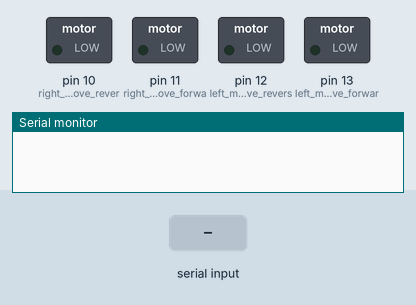
Simulated run of this sketch. Board: Arduino Uno, built with avr-gcc and run on an emulated ATmega328P. Parts: switched loads named in the sketch (green lamp = pin HIGH), the last lines printed to the serial monitor. The test bench sets the inputs (shaded band).

Above: at 1.2 s.
1.3 s: "F" received over Serial
At 2.6 s:
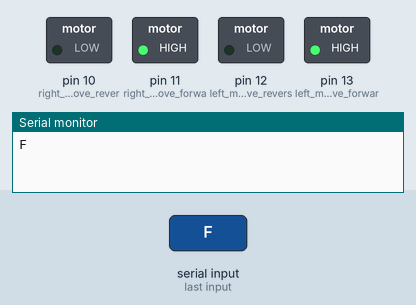
2.9 s: "B" received over Serial
At 3.9 s:
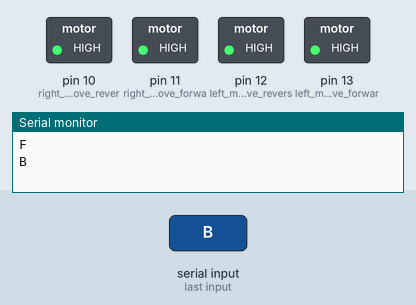
Timing chart, 0 to 5.9 s (numbered marks = the images above; inputs shaded):
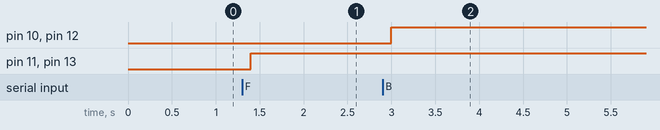

The sketch:

code_for_arduino_blootooth_controlled_rc_2wd_car.ino
```cpp
char t;

void setup() {
pinMode(13,OUTPUT);   //left motors - move forward
pinMode(12,OUTPUT);   //left motors - move reverse
pinMode(11,OUTPUT);   //right motors - move forward
pinMode(10,OUTPUT);   //right motors - move reverse
Serial.begin(9600);

}

void loop() {
if(Serial.available())
{
  t = Serial.read();
  Serial.println(t);
}

if(t == 'F'){            //All the moters rotate in forward direction thus rover moves forward
  digitalWrite(13,HIGH);
  digitalWrite(11,HIGH);
}

else if(t == 'B'){      //All the moters rotate in reverse direction thus rover moves backward
  digitalWrite(12,HIGH);
  digitalWrite(10,HIGH);
}

else if(t == 'L'){      //Motors on the left rotate in forward direction and right side motors are still thus the rover turns right
  digitalWrite(13,HIGH);
}

else if(t == 'R'){      //Motors on the left are still and right side motors rotate in forward direction thus the rover turns left
  digitalWrite(11,HIGH);
}

else if(t == 'S'){      //Stops all the motors thus the rover stops
  digitalWrite(13,LOW);
  digitalWrite(12,LOW);
  digitalWrite(11,LOW);
  digitalWrite(10,LOW);
}
delay(100);
}
```

Measured:
- after the input at 1.3 s, pin 11 (right_motors_-_move_forwa), pin 13 (left_motors_-_move_forwar): LOW → HIGH after 0.10 s
- after the input at 2.9 s, pin 10 (right_motors_-_move_rever), pin 12 (left_motors_-_move_revers): LOW → HIGH after 0.10 s
